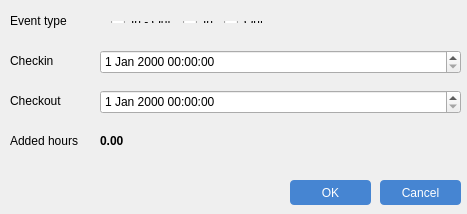
<?xml version="1.0" encoding="UTF-8"?>
<ui version="4.0">
 <class>DialogFormAttendanceEventsClass</class>
 <widget class="QDialog" name="DialogFormAttendanceEventsClass">
  <property name="geometry">
   <rect>
    <x>0</x>
    <y>0</y>
    <width>467</width>
    <height>214</height>
   </rect>
  </property>
  <property name="windowTitle">
   <string>DialogFormAttendanceEvents</string>
  </property>
  <widget class="QPushButton" name="cancelButton">
   <property name="geometry">
    <rect>
     <x>380</x>
     <y>180</y>
     <width>81</width>
     <height>25</height>
    </rect>
   </property>
   <property name="styleSheet">
    <string notr="true">QPushButton {
	text-align: center;
	color: #fff;
	background-color: rgba(70, 133, 210, 1);
	border-radius: 4px;
}

QPushButton:hover {
	background-color: rgba(70, 133, 210, 0.7);
}</string>
   </property>
   <property name="text">
    <string>Cancel</string>
   </property>
   <property name="icon">
    <iconset>
     <normaloff>C:/Users/MY PC/Documents/Zalo Received Files/icons/close.png</normaloff>C:/Users/MY PC/Documents/Zalo Received Files/icons/close.png</iconset>
   </property>
   <property name="iconSize">
    <size>
     <width>12</width>
     <height>12</height>
    </size>
   </property>
  </widget>
  <widget class="QPushButton" name="submit">
   <property name="geometry">
    <rect>
     <x>290</x>
     <y>180</y>
     <width>81</width>
     <height>25</height>
    </rect>
   </property>
   <property name="styleSheet">
    <string notr="true">QPushButton {
	text-align: center;
	color: #fff;
	background-color: rgba(70, 133, 210, 1);
	border-radius: 4px;
}

QPushButton:hover {
	background-color: rgba(70, 133, 210, 0.7);
}</string>
   </property>
   <property name="text">
    <string>OK</string>
   </property>
   <property name="icon">
    <iconset>
     <normaloff>C:/Users/MY PC/Documents/Zalo Received Files/icons/check.png</normaloff>C:/Users/MY PC/Documents/Zalo Received Files/icons/check.png</iconset>
   </property>
   <property name="iconSize">
    <size>
     <width>14</width>
     <height>14</height>
    </size>
   </property>
  </widget>
  <widget class="QWidget" name="verticalLayoutWidget">
   <property name="geometry">
    <rect>
     <x>0</x>
     <y>150</y>
     <width>461</width>
     <height>20</height>
    </rect>
   </property>
   <layout class="QVBoxLayout" name="verticalLayout">
    <property name="leftMargin">
     <number>0</number>
    </property>
   </layout>
  </widget>
  <widget class="QLabel" name="label">
   <property name="geometry">
    <rect>
     <x>10</x>
     <y>10</y>
     <width>91</width>
     <height>21</height>
    </rect>
   </property>
   <property name="text">
    <string>Event type</string>
   </property>
  </widget>
  <widget class="QWidget" name="horizontalLayoutWidget">
   <property name="geometry">
    <rect>
     <x>100</x>
     <y>10</y>
     <width>181</width>
     <height>24</height>
    </rect>
   </property>
   <layout class="QHBoxLayout" name="horizontalLayout">
    <item>
     <widget class="QRadioButton" name="radio_in_out">
      <property name="text">
       <string>In - Out</string>
      </property>
     </widget>
    </item>
    <item>
     <widget class="QRadioButton" name="radio_in">
      <property name="text">
       <string>In</string>
      </property>
     </widget>
    </item>
    <item>
     <widget class="QRadioButton" name="radio_out">
      <property name="text">
       <string>Out</string>
      </property>
     </widget>
    </item>
   </layout>
  </widget>
  <widget class="QLabel" name="label_2">
   <property name="geometry">
    <rect>
     <x>10</x>
     <y>50</y>
     <width>91</width>
     <height>21</height>
    </rect>
   </property>
   <property name="text">
    <string>Checkin</string>
   </property>
  </widget>
  <widget class="QLabel" name="label_3">
   <property name="geometry">
    <rect>
     <x>10</x>
     <y>90</y>
     <width>91</width>
     <height>21</height>
    </rect>
   </property>
   <property name="text">
    <string>Checkout</string>
   </property>
  </widget>
  <widget class="QDateTimeEdit" name="dateTime_checkin">
   <property name="geometry">
    <rect>
     <x>100</x>
     <y>50</y>
     <width>361</width>
     <height>24</height>
    </rect>
   </property>
  </widget>
  <widget class="QDateTimeEdit" name="dateTime_checkout">
   <property name="geometry">
    <rect>
     <x>100</x>
     <y>90</y>
     <width>361</width>
     <height>24</height>
    </rect>
   </property>
  </widget>
  <widget class="QLabel" name="label_4">
   <property name="geometry">
    <rect>
     <x>10</x>
     <y>130</y>
     <width>91</width>
     <height>21</height>
    </rect>
   </property>
   <property name="text">
    <string>Added hours</string>
   </property>
  </widget>
  <widget class="QLabel" name="hours">
   <property name="geometry">
    <rect>
     <x>100</x>
     <y>130</y>
     <width>361</width>
     <height>21</height>
    </rect>
   </property>
   <property name="styleSheet">
    <string notr="true">font-weight: bold;</string>
   </property>
   <property name="text">
    <string>0.00</string>
   </property>
  </widget>
 </widget>
 <layoutdefault spacing="6" margin="11"/>
 <resources/>
 <connections/>
</ui>
